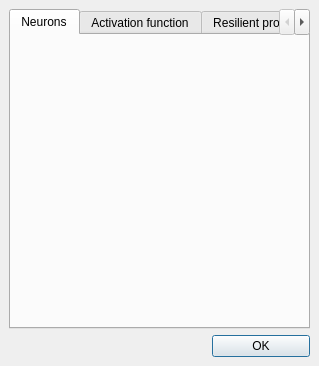
<ui version="4.0" >
 <class>NetworkConsole</class>
 <widget class="QDialog" name="NetworkConsole" >
  <property name="geometry" >
   <rect>
    <x>0</x>
    <y>0</y>
    <width>319</width>
    <height>366</height>
   </rect>
  </property>
  <property name="sizePolicy" >
   <sizepolicy>
    <hsizetype>0</hsizetype>
    <vsizetype>0</vsizetype>
    <horstretch>0</horstretch>
    <verstretch>0</verstretch>
   </sizepolicy>
  </property>
  <property name="windowTitle" >
   <string>Network Details</string>
  </property>
  <property name="sizeGripEnabled" >
   <bool>false</bool>
  </property>
  <property name="modal" >
   <bool>true</bool>
  </property>
  <layout class="QGridLayout" >
   <property name="margin" >
    <number>9</number>
   </property>
   <property name="spacing" >
    <number>6</number>
   </property>
   <item row="1" column="2" >
    <widget class="QPushButton" name="okButton" >
     <property name="text" >
      <string>OK</string>
     </property>
    </widget>
   </item>
   <item row="0" column="0" colspan="3" >
    <widget class="QTabWidget" name="tabs" >
     <property name="currentIndex" >
      <number>0</number>
     </property>
     <widget class="QWidget" name="neuronsTab" >
      <attribute name="title" >
       <string>Neurons</string>
      </attribute>
     </widget>
     <widget class="QWidget" name="activationFunctionTab" >
      <attribute name="title" >
       <string>Activation function</string>
      </attribute>
     </widget>
     <widget class="QWidget" name="resilientPropagationTab" >
      <attribute name="title" >
       <string>Resilient propagation</string>
      </attribute>
     </widget>
    </widget>
   </item>
   <item row="1" column="0" colspan="2" >
    <spacer>
     <property name="orientation" >
      <enum>Qt::Horizontal</enum>
     </property>
     <property name="sizeHint" >
      <size>
       <width>40</width>
       <height>20</height>
      </size>
     </property>
    </spacer>
   </item>
  </layout>
 </widget>
 <resources/>
 <connections/>
</ui>
